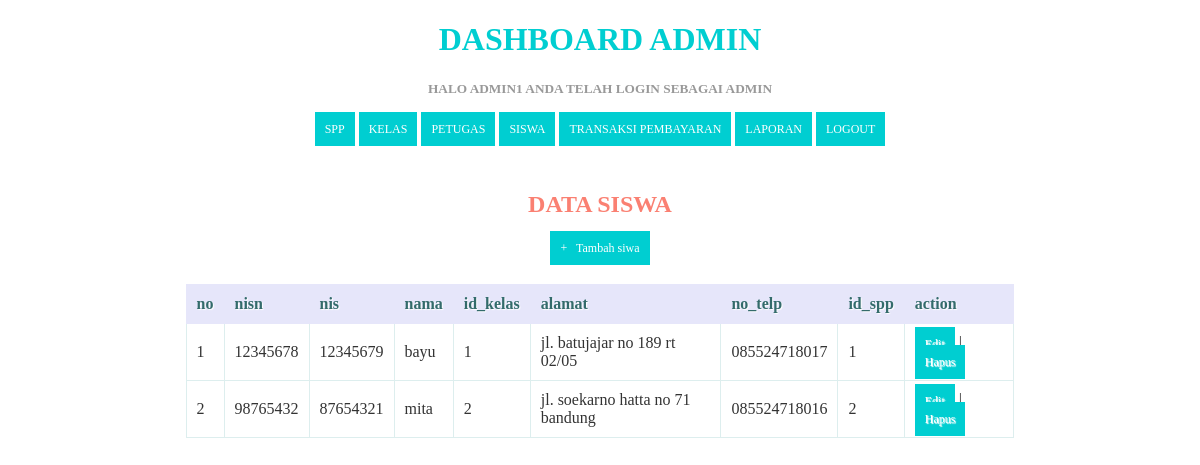
The app's page /siswa.php (signed in) with its own data.
### tables this page shows
CREATE TABLE `siswa` (
  `nisn` varchar(11) NOT NULL,
  `nis` varchar(11) NOT NULL,
  `nama` varchar(35) NOT NULL,
  `id_kelas` int(11) NOT NULL,
  `alamat` text NOT NULL,
  `no_telp` varchar(13) NOT NULL,
  `id_spp` int(11) NOT NULL
);

### siswa.php (the view, shortened to what this page needs)
<!DOCTYPE html>
<html>
  <head>
  </head>
<body>
  <?php
  include ('header.php');
?>
<br>
<center><h2>Data Siswa</h2></center>
<center><a href="tambahsiswa.php">+ &nbsp; Tambah siwa </a></center>
<table>
<thead>
  <thead>
  <tr>
    <th>no</th>
    <th>nisn</th>
    <th>nis</th>
    <th>nama</th>
    <th>id_kelas</th>
    <th>alamat</th>
    <th>no_telp</th>
    <th>id_spp</th>
    <th>action</th>
  </tr>
  </thead>
  <tbody>
  <?php
    $query ="select* from siswa order by nisn ASC ";
    $result = mysqli_query($koneksi, $query);
    $no=1;
    while($row = mysqli_fetch_assoc($result))
    {
  ?>
  <tr>
    <td><?php echo $no; ?></td>
    <td><?php echo $row['nisn']; ?> </td>
    <td><?php echo $row['nis']; ?> </td>
    <td><?php echo $row['nama']; ?> </td>
    <td><?php echo $row['id_kelas']; ?> </td>
    <td><?php echo $row['alamat']; ?> </td>
    <td><?php echo $row['no_telp'];?> </td>
    <td><?php echo substr ($row['id_spp'], 0, 20); ?> </td>
    <td>
    <a href="edit_siswa.php?id=<?php echo $row['nisn']; ?>">Edit</a> |
              <a href="proses_hapussiswa.php?id=<?php echo $row['nisn']; ?>" onClick="return confirm('Anda yakin akan menghapus data ini?')">Hapus</a>
    </td>
    </tr>
    <?php
      $no++;
    }
    ?>
    </tbody>
    </table>
  </body>
  </html>

### siswa.php (style rules this page uses)
* { font-family: "Trebuchet MS"; }
h2 { text-transform: uppercase; color: salmon; }
table { border: solid 1px #DDEEEE; border-collapse: collapse; border-spacing: 0; width: 70%; margin: 10px auto 10px auto; }
table thead th { background-color: #DDEFEF; border: solid 1px #DDEEEE; color: #336B6B; padding: 10px; text-align: left; text-shadow: 1px 1px 1px #fff; text-decoration: none; }
table tbody td { border: solid 1px #DDEEEE; color: #333; padding: 10px; text-shadow: 1px 1px 1px #fff; }
a { background-color: salmon; color: #fff; padding: 10px; text-decoration: none; font-size: 12px; }

### header.php (style rules this page uses)
* { font-family: "Trebuchet MS"; }
table { border: solid 1px #8A2BE2; border-collapse: collapse; border-spacing: 0; width: 70%; margin: 10px auto 10px auto; }
table thead th { background-color: #E6E6FA; border: solid 1px #E6E6FA; color: #336B6B; padding: 10px; text-align: left; text-shadow: 1px 1px 1px #fff; text-decoration: none; }
table tbody td { border: solid 1px #DDEEEE; color: #333; padding: 10px; text-shadow: 1px 1px 1px #fff; }
a { background-color: DarkTurquoise; color: #fff; padding: 10px; text-decoration: none; font-size: 12px; }

### records on screen
siswa: nisn "12345678", nis "12345679", nama "bayu", id_kelas "1", alamat "jl. batujajar no 189 rt 02/05", no_telp "085524718017", id_spp "1"
siswa: nisn "98765432", nis "87654321", nama "mita", id_kelas "2", alamat "jl. soekarno hatta no 71 bandung", no_telp "085524718016", id_spp "2"

### other values on screen
$_SESSION['username'] "ADMIN1"
$_SESSION['level'] "ADMIN"
